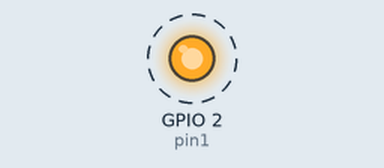
Simulated run of this program. Board: ESP8266 board running MicroPython. Shown: output pins drawn as LEDs (lit = HIGH). Dashed ring = blinking.

Above: at 0.5 s.
Timing chart, 0 to 4.6 s (numbered marks = the images above):
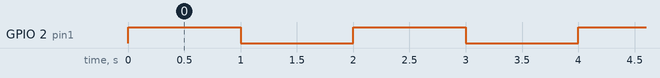

The program:

01_LED_Blink.py
```python
# Blinking Built-in LED on NodeMCU ESP8266 12-E using Micropython program in Thonny IDE.
# by Pranav Khatale
# 05 November 2020

import time     # importing time library.
import machine  # importing machine i.e NodeMCU ESP8266 Datafiles.

#Built-in LED is connected to GPIO pin 2 of NodeMCU ESP8266 12-E, declaring pin 2 as Output.
pin1 = machine.Pin(2,machine.Pin.OUT)

while True:
    pin1.on()       # turning LED OFF.
    time.sleep(1)   # delay of 1 seconds.
    pin1.off()      # turning LED ON.
    time.sleep(1)   # delay of 1 seconds.
```

Measured:
- by itself, GPIO 2 (pin1): alternates HIGH for 1.0 s and LOW for 1.0 s
